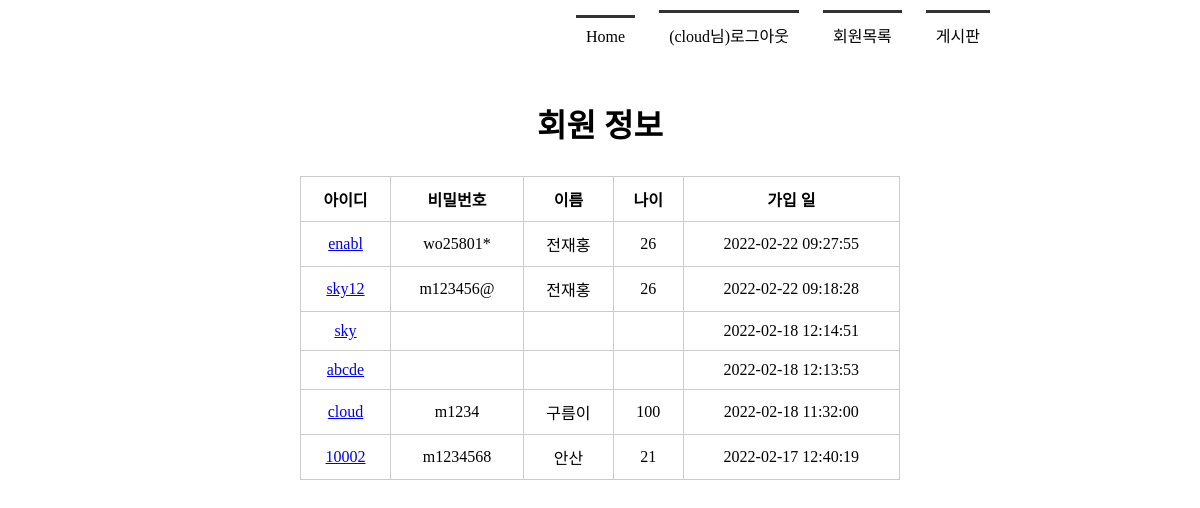
The page /memberlist/ (signed in) on the database its author committed.
### tables this page shows
CREATE TABLE member(
            mid char(5) PRIMARY KEY,
            passwd  char(8) NOT NULL,
            name    text NOT NULL,
            age integer,
            regDate timestamp date DEFAULT (datetime('now', 'localtime'))
        );

### app.py (the view)
@app.route('/memberlist/')
def memberlist():
    conn = getconn()
    cur = conn.cursor()
    sql = "SELECT * FROM member ORDER BY regDate DESC"
    cur.execute(sql)
    rs = cur.fetchall()
    conn.close()
    return render_template('memberlist.html', rs = rs)

### app.py (called while the page is built)
def getconn():
    conn = sqlite3.connect("./members.db")
    return conn

### templates/memberlist.html (shortened to what this page needs)
<!DOCTYPE html>
<html lang="en">
<head>
    <link rel="stylesheet" href="{{ url_for('static', filename='style.css') }}">
</head>
<body>
<div id="container">
     {% include 'navbar.html' %}
     <section>
         <h1>회원 정보</h1>
         <table>
             <tr>
                 <th>아이디</th><th>비밀번호</th><th>이름</th><th>나이</th><th>가입 일</th>
             </tr>
             {% for i in rs %}
             <tr>
                 <td><a href="{{ url_for('member_view', id=i[0]) }}">{{ i[0] }}</a></td>
                 <td>{{ i[1] }}</td>
                 <td>{{ i[2] }}</td>
                 <td>{{ i[3] }}</td>
                 <td>{{ i[4] }}</td>
             </tr>
             {% endfor %}
         </table>
     </section>
</div>
</body>
</html>

### templates/navbar.html
<header>
    <nav>
        <ul>
            {% if session %}
                <li><a href="{{ url_for('index') }}">Home</a></li>
                <li><a href="{{ url_for('logout') }}">({{ session['userID'] }}님)로그아웃</a></li>
                <li><a href="{{ url_for('memberlist') }}">회원목록</a></li>
                <li><a href="{{ url_for('boardlist') }}">게시판</a></li>
            {% else %}
                <li><a href="{{ url_for('index') }}">Home</a></li>
                <li><a href="{{ url_for('login') }}">로그인</a></li>
                <li><a href="{{ url_for('register') }}">회원가입</a></li>
                <li><a href="{{ url_for('boardlist') }}">게시판</a></li>
            {% endif %}
        </ul>
    </nav>
</header>

### static/style.css (style rules this page uses)
* { margin: 0; padding: 0; }
#container { width: 1000px; margin: 0 auto; }
header { height: 100px; }
nav ul { list-style: none; text-align: right; margin-right: 100px; }
nav ul li { display: inline-block; margin: 10px; border-top: 3px solid #333; padding: 10px; }
nav ul li a { text-decoration: none; color: #000; }
section { text-align: center; }
section h1 { font-size: 2em; margin-bottom: 30px; }
section table { width: 600px; margin:0 auto; border-collapse: collapse; }
section table, th, td { border: 1px solid #ccc; padding: 10px }

### rows shown on the page
member: userID "cloud", mid "cloud", passwd "m1234", name "구름이", age "100", regDate "2022-02-18 11:32:00"
member: mid "enabl", passwd "wo25801*", name "전재홍", age "26", regDate "2022-02-22 09:27:55"
member: mid "sky12", passwd "m123456@", name "전재홍", age "26", regDate "2022-02-22 09:18:28"
member: mid "sky", regDate "2022-02-18 12:14:51"
member: mid "abcde", regDate "2022-02-18 12:13:53"
member: mid "10002", passwd "m1234568", name "안산", age "21", regDate "2022-02-17 12:40:19"
